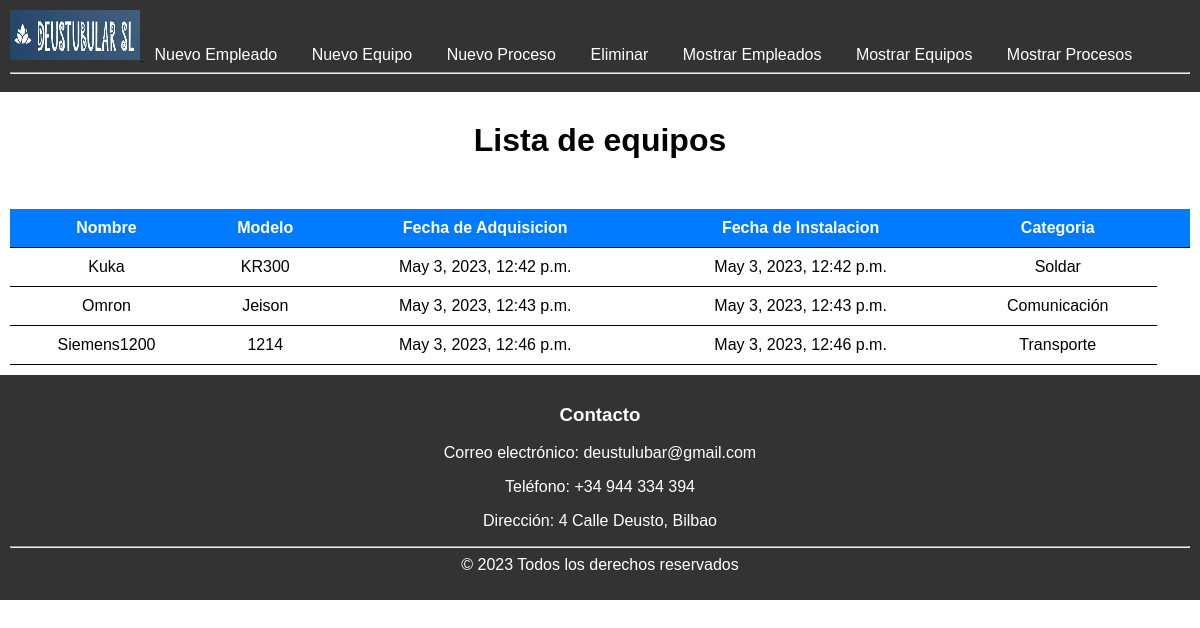
/4, run on the app's committed database.
### DeustubularSL_app/models.py (models this page shows, shortened)
class equipo (models.Model):
    nombre = models.CharField(max_length = 150)
    modelo = models.CharField(max_length = 150)
    fechaAdquisicion = models.DateTimeField(default=datetime.datetime.today)
    fechaInstalacion = models.DateTimeField(default=datetime.datetime.today)
    categoria = models.CharField(max_length = 150)

### DeustubularSL_app/views.py (the view)
# urls.py: path('4', views.listar_equipos, name='listar_equipos'),
def listar_equipos(request):
    equipos = equipo.objects.all().order_by('nombre')
    context = {'equipos': equipos}
    return render(request, 'DeustubularSL_app/equipo_mostrar.html', context)

### DeustubularSL_app/templates/DeustubularSL_app/equipo_mostrar.html (shortened to what this page needs)
{% extends "base.html" %}
{% block contenido %}
<h1>Lista de equipos</h1>
<table>
    <thead>
        <tr>
            <th>Nombre</th>
            <th>Modelo</th>
            <th>Fecha de Adquisicion</th>
            <th>Fecha de Instalacion</th>
            <th>Categoria</th>
            <th></th>
        </tr>
    </thead>
    <tbody>
    {% for equipo in equipos %}
        <tr>
            <td>{{ equipo.nombre }}</td>
            <td>{{ equipo.modelo }}</td>
            <td>{{ equipo.fechaAdquisicion}}</td>
            <td>{{ equipo.fechaInstalacion }}</td>
            <td>{{ equipo.categoria }}</td>
        </tr>
    {% endfor %}
    </tbody>
</table>
{% endblock %}

### DeustubularSL_app/templates/base.html (shortened to what this page needs)
<!DOCTYPE html>
<html lang="en">
    <head>
        {% load static %}
        <link rel="stylesheet" type= "text/css" href="{% static 'style.css' %}">
    </head>
    <body>
        {% load static %}
        <header>
            <ul>
                <a href="/ ">
                    <img src="{% static 'img/DEUSTUBULARSL.jpg' %}" alt="Logo" height="50px" width="130px">
                </a>
                <li><a href="http://127.0.0.1:8000/2/create">Nuevo Empleado</a></li>
                <li><a href="http://127.0.0.1:8000/3/create">Nuevo Equipo</a></li>
                <li><a href="http://127.0.0.1:8000/4/create">Nuevo Proceso</a></li>
                <li><a href="http://127.0.0.1:8000/eliminar">Eliminar</a></li>
                <li><a href="http://127.0.0.1:8000/1">Mostrar Empleados</a></li>
                <li><a href="http://127.0.0.1:8000/4">Mostrar Equipos</a></li>
                <li><a href="http://127.0.0.1:8000/2">Mostrar Procesos</a></li>
            </ul>
            <hr>
        </header>
        <main>
            {% block contenido %}
            {% endblock %}
        </main>
        <footer>
          <div class="container">
              <div class="row">
                  <div class="col-md-4">
                      <h3>Contacto</h3>
                      <p>Correo electrónico: deustulubar@gmail.com</p>
                      <p>Teléfono: +34 944 334 394</p>
                      <p>Dirección: 4 Calle Deusto, Bilbao</p>
                  </div>
              </div>
              <hr>
              <div class="row">
                  <div class="col-md-12">
                      <p class="text-center">© 2023 Todos los derechos reservados</p>
                  </div>
              </div>
          </div>
      </footer>
    </body>
</html>

### DeustubularSL_app/static/style.css (style rules this page uses)
body { font-family: Arial, sans-serif; margin: 0; padding: 0; }
header { background-color: #333; color: #fff; padding: 10px; }
h1 { margin-top: 20px; text-align: center; margin-bottom: 25px; }
ul { list-style: none; margin: 0; padding: 0; }
li { display: inline-block; margin-right: 10px; }
li a { color: #fff; text-decoration: none; padding: 10px; }
main { padding: 10px; }
footer { background-color: #333; color: #fff; padding: 10px; text-align: center; }
table { border-collapse: collapse; width: 100%; margin-top: 50px; }
th, td { padding: 10px; text-align: center; border-bottom: 1px solid #000000; }
th { background-color: #007bff; color: #fffefe; }
footer p { margin-top: auto; }
p { text-align: center; }
h3 { text-align: center; }

### data on the page
equipo: nombre "Kuka", modelo "KR300", fechaAdquisicion "May 3, 2023, 12:42 p.m.", fechaInstalacion "May 3, 2023, 12:42 p.m.", categoria "Soldar"
equipo: nombre "Omron", modelo "Jeison", fechaAdquisicion "May 3, 2023, 12:43 p.m.", fechaInstalacion "May 3, 2023, 12:43 p.m.", categoria "Comunicación"
equipo: nombre "Siemens1200", modelo "1214", fechaAdquisicion "May 3, 2023, 12:46 p.m.", fechaInstalacion "May 3, 2023, 12:46 p.m.", categoria "Transporte"
